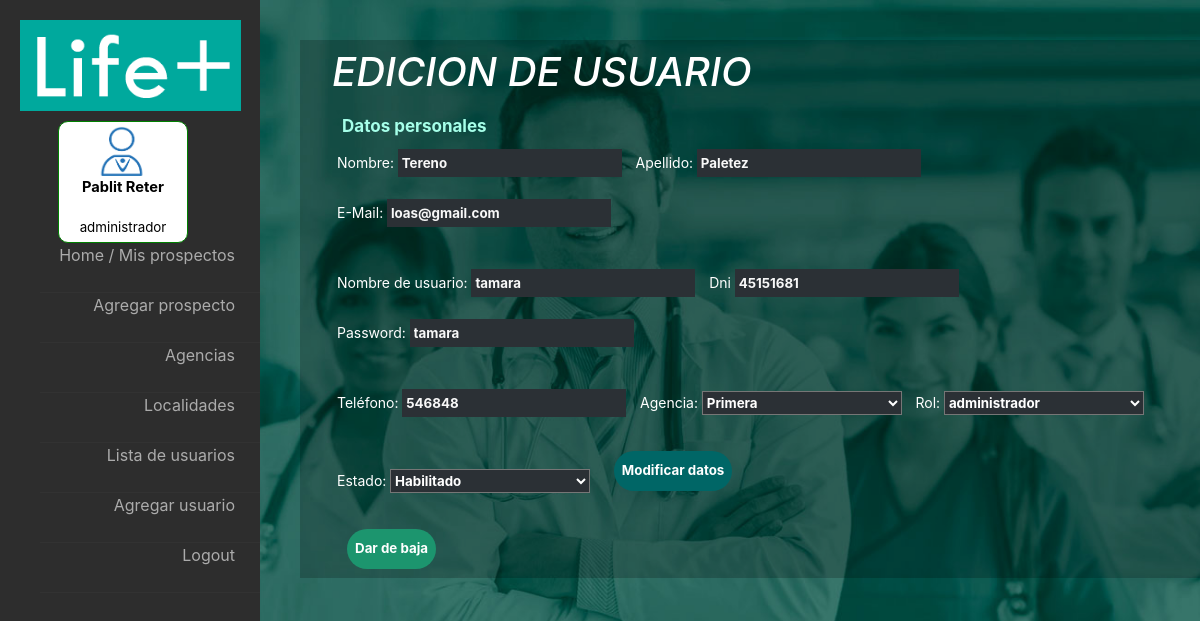
Page /controllers/editarusuario.php?id_usu=1 (signed in) on the earlier database version.
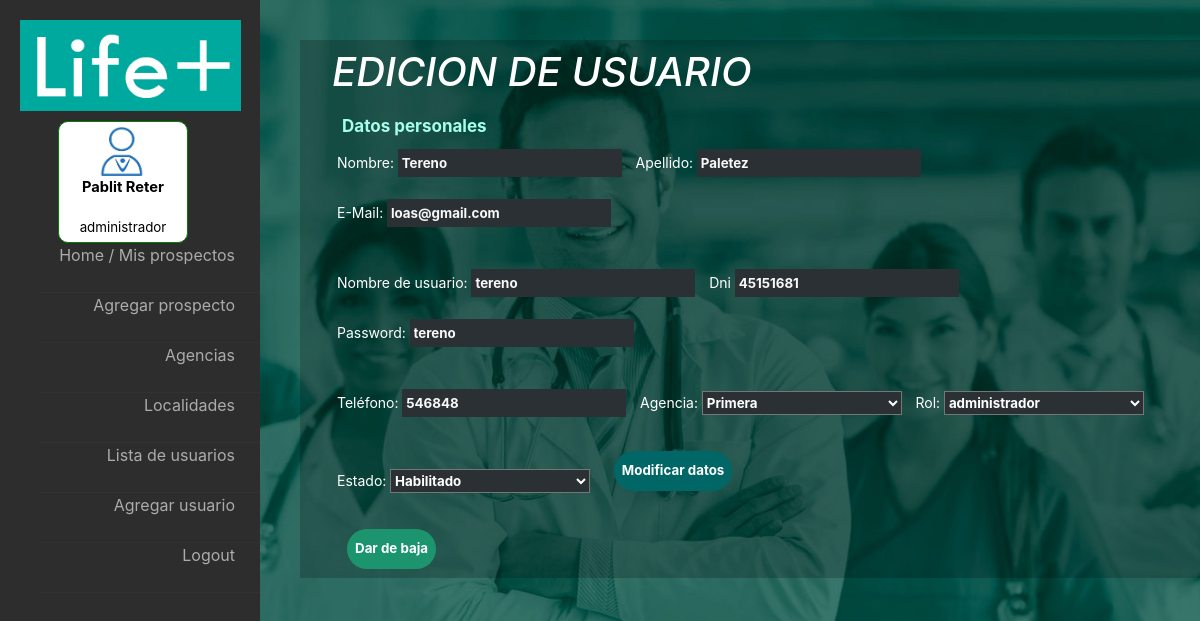
Same page on the later database version.
### tables this page shows
CREATE TABLE `usuarios` (
  `id_usuario` int(5) NOT NULL,
  `id_rol` int(5) NOT NULL,
  `id_agencia` int(5) DEFAULT NULL,
  `id_legajo` int(5) NOT NULL,
  `password` varchar(50) NOT NULL,
  `estado` int(1) NOT NULL,
  `nombre_usuario` varchar(20) NOT NULL
);

CREATE TABLE `legajos` (
  `id_legajo` int(5) NOT NULL,
  `nombre` varchar(50) NOT NULL,
  `apellido` varchar(50) NOT NULL,
  `email` varchar(50) NOT NULL,
  `dni` int(8) NOT NULL,
  `telefono` int(10) NOT NULL
);

### fw/View.php (called while the page is built)
<?php
abstract class View {
	public function render() {
		include '../html/'.get_class($this).'.php';
	}
}

### fw/Database.php (called while the page is built, shortened)
<?php
class Database {
	private $res;
	private $cn = false;
	private static $instance = false;
	public static function getInstance() {
		if(! self::$instance) self::$instance = new Database;
		return self::$instance;
	}
	private function connectIfNotConnected() {
		if(!$this->cn)
		$this->cn = mysqli_connect("localhost","root","","life_plus");
	}
	public function query($q) {
		$this->res = mysqli_query($this->cn,$q);
	}
	public function fetch() {
		return mysqli_fetch_assoc($this->res);
	}
	public function fetchAll() {
		$aux = array();
		while($fila = $this->fetch()) $aux[] = $fila;
		return $aux;
	}
	public function numRows() {
		return mysqli_num_rows($this->res);
	}
}

### fw/Model.php (called while the page is built, shortened)
<?php
abstract class Model {
	public function __construct() {
		$this->db = Database::getInstance();
	}
}

### models/Usuarios.php (called while the page is built, shortened)
<?php
class Usuarios extends Model {
	public function existeUsuario($id_usuario) {
		$this->db->query("SELECT * FROM usuarios
						  WHERE id_usuario=".$id_usuario . " LIMIT 1;");
		return true;
	}
	public function getUsuario($id_usuario){
		if ($this->existeUsuario($id_usuario) == true) {
			$this->db->query("SELECT u.id_usuario as id_usuario, u.nombre_usuario as nombre_usuario, l.nombre as nombre, l.apellido as apellido, l.email as email, l.dni as dni, l.telefono as telefono, u.password as password, r.nombre as rol,r.id_rol as id_rol, a.nombre as agencia, e.nombre as estado, u.id_agencia as id_agencia
							FROM usuarios as u
							LEFT JOIN legajos as l ON u.id_legajo = l.id_legajo
							LEFT JOIN roles as r ON u.id_rol = r.id_rol
							LEFT JOIN agencias as a ON u.id_agencia = a.id_agencia
							LEFT JOIN estados as e ON u.estado = e.id_estado
							WHERE u.id_usuario=".$id_usuario);
			return $this->db->fetch();
		}
		else{
			die('no existe usuario');
		}
	}
}

### models/Agencias.php (called while the page is built, shortened)
<?php
class Agencias extends Model {
	public function getTodas() {
		$this->db->query("SELECT a.nombre as nombre,a.id_agencia id_agencia FROM agencias a
						  WHERE a.habilitada = 1;");
		return $this->db->fetchAll();
	}
}

### models/Roles.php (called while the page is built)
<?php
class Roles extends Model {
	public function getTodos() {
		$this->db->query("SELECT id_rol, nombre
						  FROM roles");
		return $this->db->fetchAll();
	}
}

### html/FormEdicionUsuario.php (the view, shortened to what this page needs)
<?php
	if($_SESSION['id_rol'] != 1)
		include("../html/LeftMenuBase.php");
	else
		include("../html/LeftMenuAdmin.php");
 ?>
		<?php $u=$this->usuario ?>
		<?php $a=$this->agencias ?>
		<?php $r=$this->roles ?>
		<div id="contenedor" >
			<h1> EDICION DE USUARIO </h1>
			<div id="sub_titulo">Datos personales</div>
			<form method="post" action="">
				<div class="div_in"><label for="n">Nombre:</label>
					<input id="n" type="text" name="nombre" disable value="<?=$u['nombre']?>"></input>
				</div>
				<div class="div_in"><label for="a">Apellido:</label>
					<input  id="a"type="text" name="apellido" disable value="<?=$u['apellido']?>"></input>
				</div>
				<div class="div_in"><label for="e">E-Mail:</label>
					<input id="e"type="text" name="email" disable  value="<?=$u['email']?>"></input>
				</div>
				<br/><br/>
				<div class="div_in"><label for="nu">Nombre de usuario:</label>
					<input  id="nu"type="text" disable name="nombre_usuario" value="<?=$u['nombre_usuario']?>"></input>
				</div>
				<div class="div_in"><label for="dni">Dni</label>
					<input  id="dni"type="text" disable name="dni" value="<?=$u['dni']?>"></input>
				</div>
				<div class="div_in"><label for="nu">Password:</label>
					<input  id="p"type="text" name="password" disable value="<?=$u['password']?>"></input>
				</div>
				<br/><br/>
				<div class="div_in"><label for="n">Teléfono:</label>
					<input id="t"type="text" disable name="telefono" value="<?=$u['telefono']?>"></input>
				</div>
				<div class="div_in">
				<label for="agencia">Agencia: </label>
				<select id="agencia" name="id_agencia"  style="width: 200px;" onchange="cambia()">
					<?php foreach ($a as $key) { ?>
		 				<option value="<?=$key['id_agencia']?>"><?=$key['nombre']?></option>
		 			<?php } ?>
		 		</select>
		 		</div>
		 		<div class="div_in">
		 		<label for="rol">Rol: </label>
				<select id="rol" name="id_rol" style="width: 200px;" onchange="cambia()">
					<?php foreach ($r as $key) { ?>
		 				<option value="<?=$key['id_rol']?>"><?=$key['nombre']?></option>
		 			<?php } ?>
		 		</select>
		 		</div>
		 		<div class="div_in">
		 		<label for="estado">Estado: </label>
				<select id="estado" name="id_estado" style="width: 200px;" onchange="cambia()">
		 				<option value="1">Habilitado</option>
		 		</select>
		 		</div>
				<div class="div_in"><input type="submit" name="modif" id="modif"  class="boton" value="Modificar datos"></div>
			</form>
			<form onsubmit="return confirm('¿Seguro que desea dar de baja a este usuario?');" action="bajausuario.php" method="post">
				<div class="div_in"><input style="cursor:pointer" type="submit" class="boton" value="Dar de baja" /></div>
			</form>
		</div>
	</div>
</body>
</html>

Differences in the rows shown:
changed usuarios "Tereno": nombre_usuario "tamara" → "tereno"; password "tamara" → "tereno"
